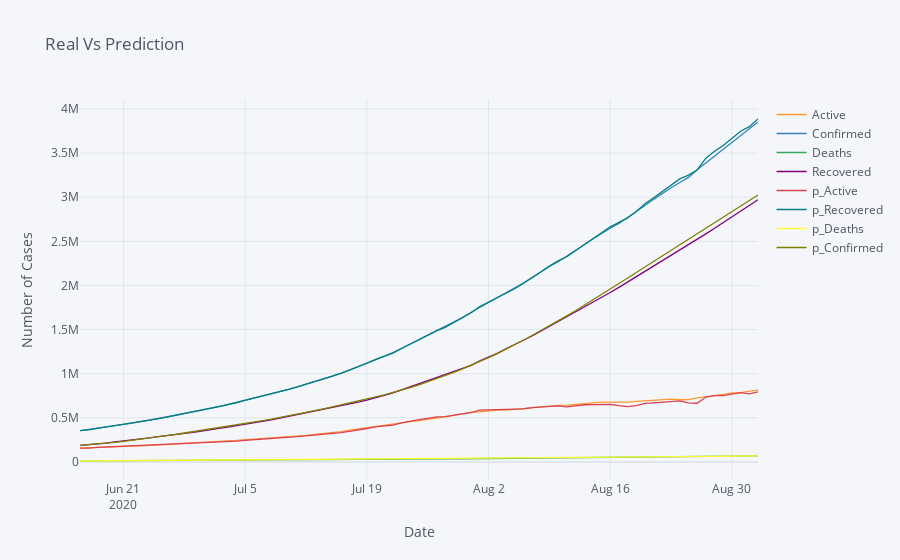

Notebook cell for this chart:
### Code cell
window_size, n = 20, 0
summ = np.zeros(4)
rmse_sum = np.zeros(4)
pdr, pdp = pd.DataFrame(), pd.DataFrame()
for i in range(-100, -window_size-1):
    df_data = df.iloc[i:i+window_size]
    df_real = df.iloc[i+window_size]
    df_pred = predict(df_data, verbose=False)

    pdr = pdr.append(df_real)
    pdp = pdp.append(df_pred)

pdp.columns = map(lambda x: f'p_{x}', cols)
res = pd.concat([pdr,pdp], axis=1)
res.iplot(title='Real Vs Prediction', xTitle='Date', yTitle='Number of Cases')
